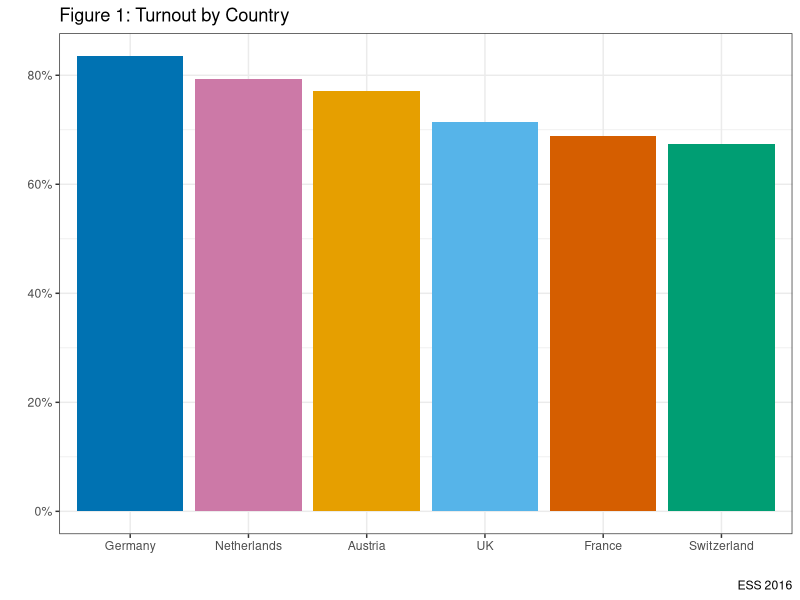
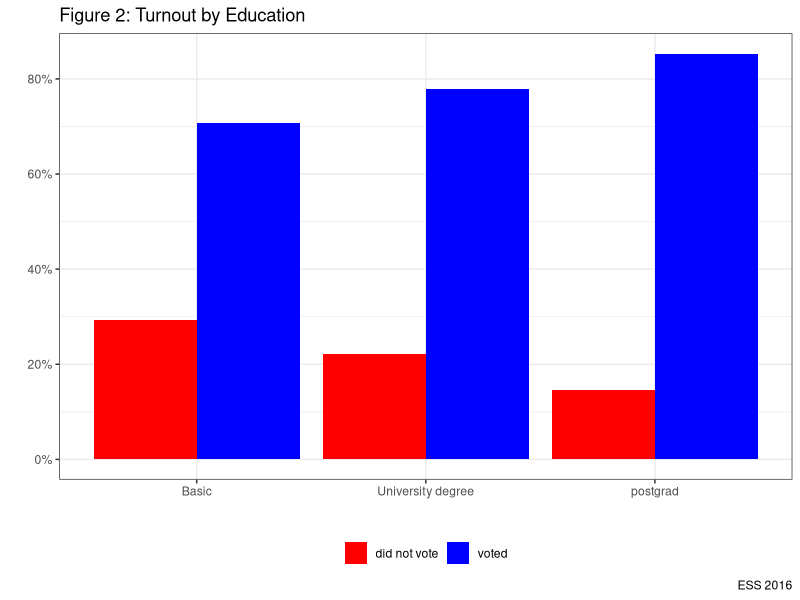
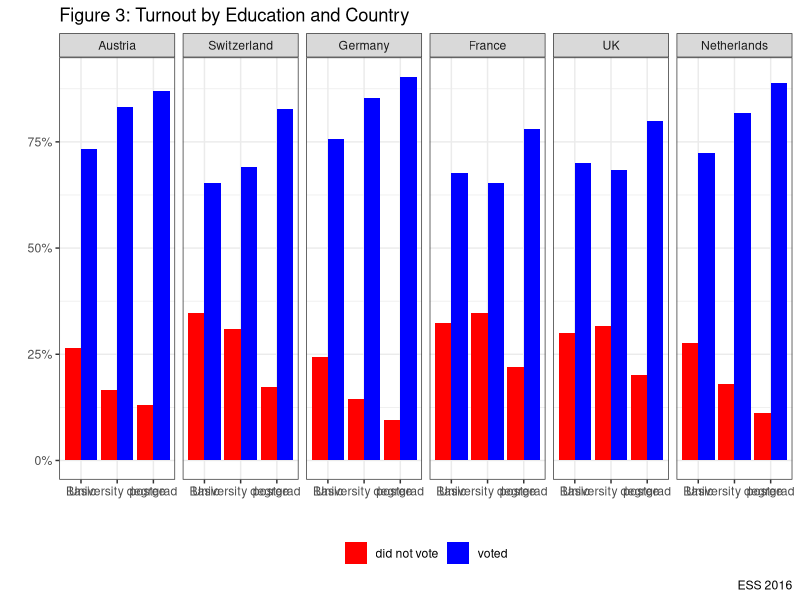
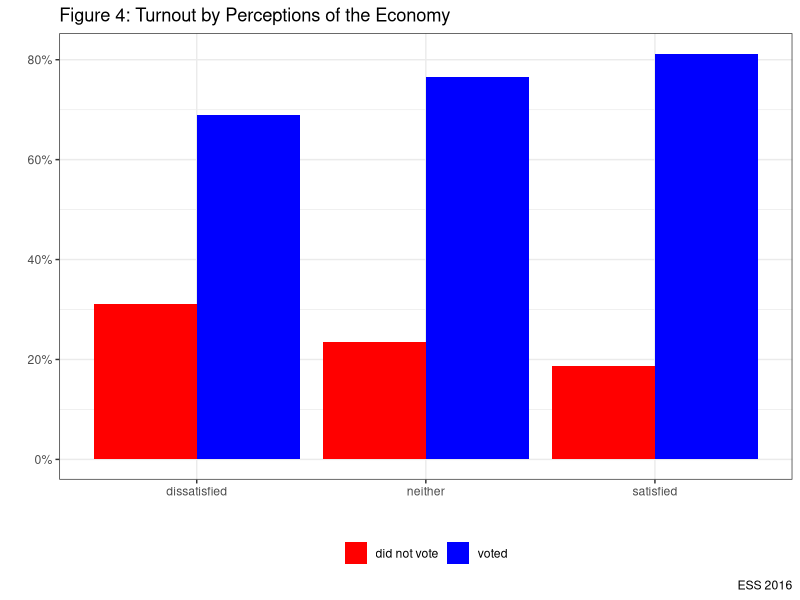
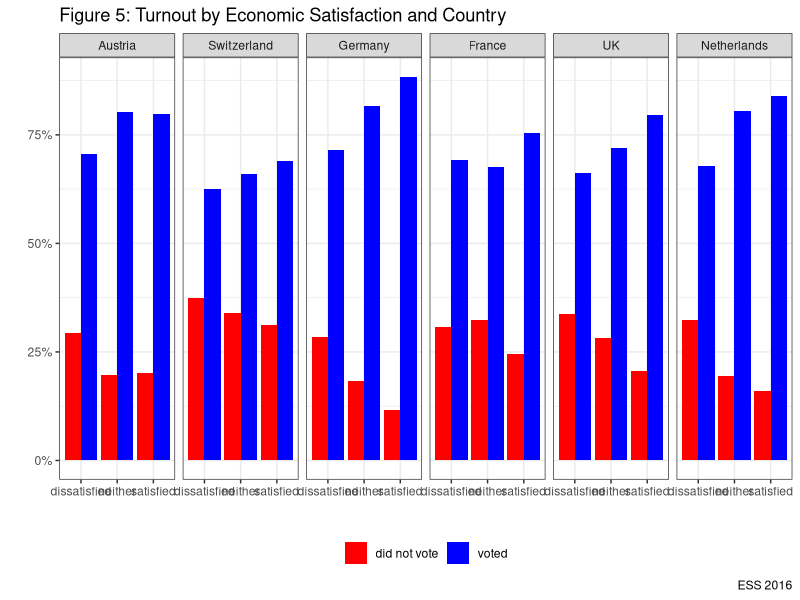
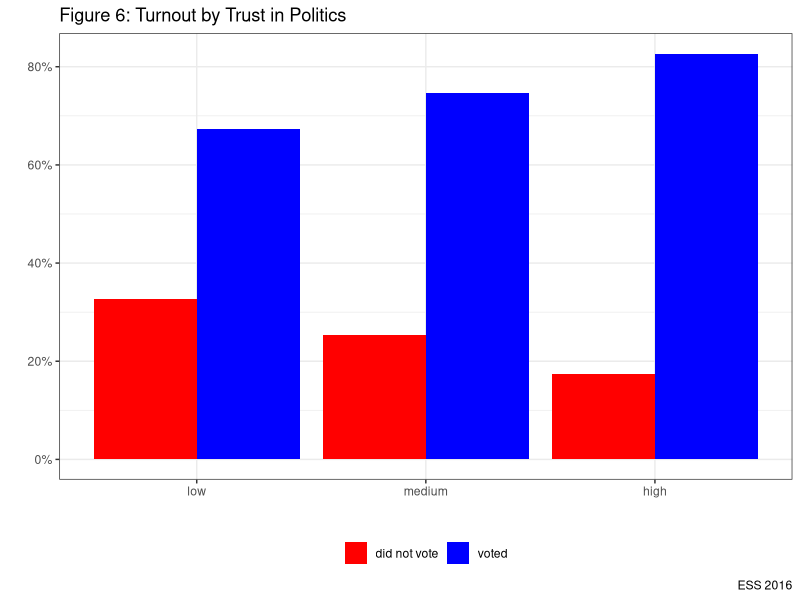
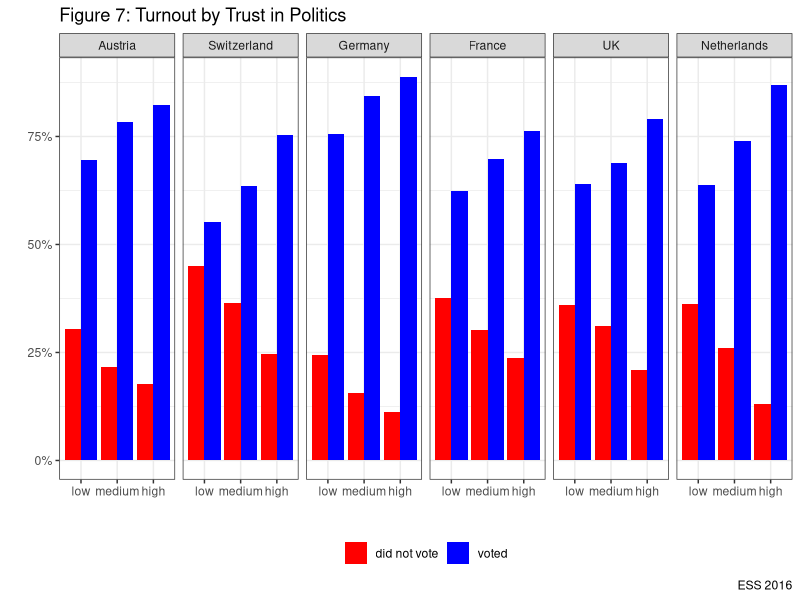

Source code (R) for these figures, in order:
ESS <- foreign::read.dta("data/ESS.dta", convert.factors=TRUE)
attach(ESS)
View(ESS)

library(tidyverse)

# Exercise 1: Let's look at voting#
#Let's ask a simple question: do people vote?

ESS %>% filter(!is.na(vote1)) %>% count(vote1) %>%
  mutate("%" = round(n/sum(n) * 100, digits=1)) %>%
  knitr::kable("pandoc", caption = "Electoral Turnout in European Democracies",
  col.names = c('voted', 'N', '%'), align="lccc")

#How does this vary by country?#

ESS %>% group_by(cntry) %>% filter(!is.na(vote1)) %>%
  count(vote1) %>% mutate("%" = round(n/sum(n) * 100, digits=1)) %>%
  knitr::kable("pandoc", caption = "Electoral Turnout in European Democracies",
  col.names = c('Country', 'Voted', 'N', '%'), align="cccc")

#We can present this graphically to make it clearer#
ESS %>% group_by(cntry) %>% filter(!is.na(vote1)) %>%
  count(vote1) %>% mutate(prop=prop.table(n*100)) %>%
  filter(!vote1=="did not vote") %>%
  ggplot(aes(x=reorder(cntry, -prop), y=prop, fill=cntry)) +
  geom_bar(stat="identity")+
  scale_fill_manual(values=c("#E69F00", "#009E73", "#0072B2", "#D55E00", "#56B4E9", "#CC79A7"))+
  labs(x="", y="", title="Figure 1: Turnout by Country", caption="ESS 2016")+
  scale_y_continuous(labels=scales::percent)+
  theme_bw()+
  guides(fill=FALSE)

#Exercise 2: Let's test our theories#
#Q1: Do Socio-Economic Resources Matter#
#What about Education?#

ESS%>% group_by(educat) %>% filter(!is.na(vote1), !is.na(educat)) %>%
  count(vote1) %>% mutate("%" =n/sum(n)*100) %>%
  knitr::kable("pandoc", caption = "Education and Electoral Turnout",
  col.names = c('Education', 'Voted', 'N', '%'), align="ccccc", digits=1)

#We can graph the relationship

ESS%>% group_by(educat) %>% filter(!is.na(vote1), !is.na(educat)) %>%
  count(vote1) %>% mutate(prop=prop.table(n*100)) %>% mutate("%" =prop*100) %>%
  ggplot(aes(x=educat, y=prop, fill=vote1))+
  labs(x="", y="", title="Figure 2: Turnout by Education", caption="ESS 2016")+
  scale_fill_manual(values=c("#FF0000", "#0000FF"))+
  geom_bar(stat="identity", position="dodge")+
  scale_y_continuous(labels=scales::percent)+
  theme_bw()+
  theme(legend.title = element_blank())+
  theme(legend.position = "bottom")


#Turnout by Education and Country#

ESS%>% group_by(educat, cntry) %>% filter(!is.na(vote1), !is.na(educat)) %>%
  count(vote1) %>% mutate(prop=prop.table(n*100)) %>% mutate("%" =prop*100) %>%
  ggplot(aes(x=educat, y=prop, fill=vote1))+
  labs(x="", y="", title="Figure 3: Turnout by Education and Country", caption="ESS 2016")+
  geom_bar(stat="identity", position="dodge")+
  scale_fill_manual(values=c("#FF0000", "#0000FF"))+
  facet_grid(~cntry)+
  scale_y_continuous(labels=scales::percent)+
  theme_bw()+
  theme(legend.title = element_blank())+
  theme(legend.position = "bottom")

#Q2: Does Rationality Influence Turnout?

ESS %>% group_by(econsat) %>% filter(!is.na(vote1), !is.na(econsat)) %>%
  count(vote1) %>% mutate(prop= n /sum(n)*100) %>%
  knitr::kable("pandoc", caption = "Perceptions of the Economy and Electoral Turnout",
  col.names=c('Economic Perceptions', 'Voted', 'N', '%'), align="ccccc", digits=1)

#We can graph this relationship

ESS%>% group_by(econsat) %>% filter(!is.na(vote1), !is.na(econsat)) %>%
  count(vote1) %>% mutate(prop=prop.table(n*100)) %>% mutate("%" =prop*100) %>%
  ggplot(aes(x=econsat, y=prop, fill=vote1))+
  labs(x="", y="", title="Figure 4: Turnout by Perceptions of the Economy", caption="ESS 2016")+
  geom_bar(stat="identity", position="dodge")+
  scale_fill_manual(values=c("#FF0000", "#0000FF"))+
  scale_y_continuous(labels=scales::percent)+
  theme_bw()+
  theme(legend.title = element_blank())+
  theme(legend.position = "bottom")+
  scale_x_discrete(labels=c("dissatisfied" = "dissatisfied", "neither dissatisfied nor satisfied" = "neither", "satisfied" = "satisfied"))


#Does it differ between the countries?

ESS%>% group_by(econsat, cntry) %>% filter(!is.na(vote1), !is.na(econsat)) %>%
  count(vote1) %>% mutate(prop=prop.table(n*100)) %>% mutate("%" =prop*100) %>%
  ggplot(aes(x=econsat, y=prop, fill=vote1))+
  labs(x="", y="", title="Figure 5: Turnout by Economic Satisfaction and Country", caption="ESS 2016")+
  geom_bar(stat="identity", position="dodge")+
  scale_fill_manual(values=c("#FF0000", "#0000FF"))+
  facet_grid(~cntry)+
  scale_y_continuous(labels=scales::percent)+
  theme_bw()+
  theme(legend.title = element_blank())+
  theme(legend.position = "bottom")+
  scale_x_discrete(labels=c("dissatisfied" = "dissatisfied", "neither dissatisfied nor satisfied" = "neither", "satisfied" = "satisfied"))


#Q3 Does culture Matter?

ESS %>% group_by(ptrust) %>% filter(!is.na(vote1), !is.na(ptrust)) %>%
  count(vote1) %>% mutate(prop= n / sum(n)*100) %>%
  knitr::kable("pandoc", caption = "Trust in Politics and Electoral Turnout",
  col.names=c('Trust', 'Voted', 'N', '%'), align="ccccc", digits=1)

ESS%>% group_by(ptrust) %>% filter(!is.na(vote1), !is.na(ptrust)) %>%
  count(vote1) %>% mutate(prop=prop.table(n*100)) %>%
  ggplot(aes(x=ptrust, y=prop, fill=vote1))+
  labs(x="", y="", title="Figure 6: Turnout by Trust in Politics", caption="ESS 2016")+
  geom_bar(stat="identity", position="dodge")+
  scale_fill_manual(values=c("#FF0000", "#0000FF"))+
  scale_y_continuous(labels=scales::percent)+
  theme_bw()+
  theme(legend.title = element_blank())+
  theme(legend.position = "bottom")+
  scale_x_discrete(labels=c("low" = "low", "medium" = "medium", "high" = "high"))

ESS%>% group_by(ptrust, cntry) %>% filter(!is.na(vote1), !is.na(ptrust)) %>%
  count(vote1) %>% mutate(prop=prop.table(n*100)) %>%
  ggplot(aes(x=ptrust, y=prop, fill=vote1))+
  labs(x="", y="", title="Figure 7: Turnout by Trust in Politics", caption="ESS 2016")+
  geom_bar(stat="identity", position="dodge")+
  scale_fill_manual(values=c("#FF0000", "#0000FF"))+
  facet_grid(~cntry)+
  scale_y_continuous(labels=scales::percent)+
  theme_bw()+
  theme(legend.title = element_blank())+
  theme(legend.position = "bottom")+
  scale_x_discrete(labels=c("low" = "low", "medium" = "medium", "high" = "high"))

# Two questions to conclude with:

      #So, thinking over the theories we've look at: which ones work?

      #Do all work equally well in all countries?
